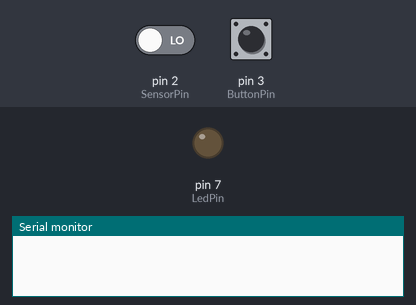
The sketch below on a simulated Arduino Uno, built with avr-gcc and run on an emulated ATmega328P. Parts: output pins drawn as LEDs (lit = HIGH), the last lines printed to the serial monitor. Inputs (shaded band) come from the test bench; at power-on: pin 2 (SensorPin) LOW, pin 3 (ButtonPin) HIGH.

Above: at 1.2 s.
1.3 s: pin 2 (SensorPin) driven HIGH
At 2.6 s:
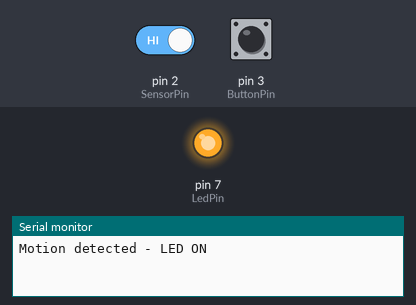
Timing chart, 0 to 5.8 s (numbered marks = the images above; inputs shaded):
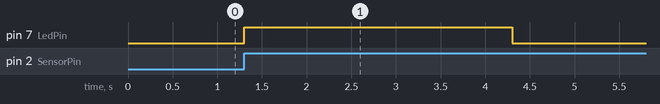

Measured:
- after the input at 1.3 s, pin 7 (LedPin): LOW → HIGH at once, → LOW 3.0 s later

The sketch:

Task1.2P.ino
```cpp
int SensorPin = 2;
int LedPin = 7;
int ButtonPin = 3;

volatile bool motionDetected = false;

void motionISR() {
  motionDetected = true;
}

void setup() {
  pinMode(SensorPin, INPUT);
  pinMode(LedPin, OUTPUT);
  pinMode(ButtonPin, INPUT_PULLUP);

  Serial.begin(9600);

  attachInterrupt(digitalPinToInterrupt(SensorPin), motionISR, RISING);
}

void loop() {
  if (motionDetected) {
    Serial.println("Motion detected - LED ON");
    digitalWrite(LedPin, HIGH);

    unsigned long startTime = millis();

    while (millis() - startTime < 3000) {
      if (digitalRead(ButtonPin) == LOW) {
        Serial.println("Button pressed - LED OFF");
        digitalWrite(LedPin, LOW);
        motionDetected = false;
        return;
      }
    }

    digitalWrite(LedPin, LOW);
    Serial.println("Time up - LED OFF");
    motionDetected = false;
  }
}
```
